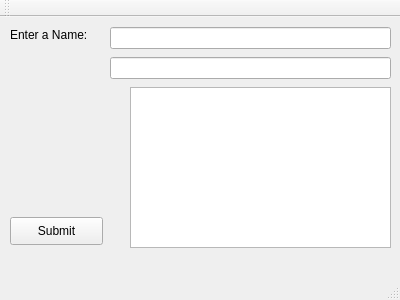
<?xml version="1.0" encoding="UTF-8"?>
<ui version="4.0">
 <class>MainWindow</class>
 <widget class="QMainWindow" name="MainWindow">
  <property name="geometry">
   <rect>
    <x>0</x>
    <y>0</y>
    <width>400</width>
    <height>300</height>
   </rect>
  </property>
  <property name="windowTitle">
   <string>MainWindow</string>
  </property>
  <widget class="QWidget" name="centralWidget">
   <widget class="QLabel" name="label">
    <property name="geometry">
     <rect>
      <x>10</x>
      <y>10</y>
      <width>91</width>
      <height>16</height>
     </rect>
    </property>
    <property name="text">
     <string>Enter a Name:</string>
    </property>
   </widget>
   <widget class="QPushButton" name="Btn_Submit">
    <property name="geometry">
     <rect>
      <x>10</x>
      <y>200</y>
      <width>93</width>
      <height>28</height>
     </rect>
    </property>
    <property name="text">
     <string>Submit</string>
    </property>
   </widget>
   <widget class="QPlainTextEdit" name="txt_UsernameError">
    <property name="geometry">
     <rect>
      <x>130</x>
      <y>70</y>
      <width>261</width>
      <height>161</height>
     </rect>
    </property>
    <property name="readOnly">
     <bool>true</bool>
    </property>
   </widget>
   <widget class="QLineEdit" name="txt_Username">
    <property name="geometry">
     <rect>
      <x>110</x>
      <y>10</y>
      <width>281</width>
      <height>22</height>
     </rect>
    </property>
   </widget>
   <widget class="QLineEdit" name="txt_Password">
    <property name="geometry">
     <rect>
      <x>110</x>
      <y>40</y>
      <width>281</width>
      <height>22</height>
     </rect>
    </property>
    <property name="inputMask">
     <string/>
    </property>
    <property name="text">
     <string/>
    </property>
    <property name="echoMode">
     <enum>QLineEdit::Password</enum>
    </property>
   </widget>
  </widget>
  <widget class="QMenuBar" name="menuBar">
   <property name="geometry">
    <rect>
     <x>0</x>
     <y>0</y>
     <width>400</width>
     <height>26</height>
    </rect>
   </property>
  </widget>
  <widget class="QToolBar" name="mainToolBar">
   <attribute name="toolBarArea">
    <enum>TopToolBarArea</enum>
   </attribute>
   <attribute name="toolBarBreak">
    <bool>false</bool>
   </attribute>
  </widget>
  <widget class="QStatusBar" name="statusBar"/>
 </widget>
 <layoutdefault spacing="6" margin="11"/>
 <resources/>
 <connections/>
</ui>
